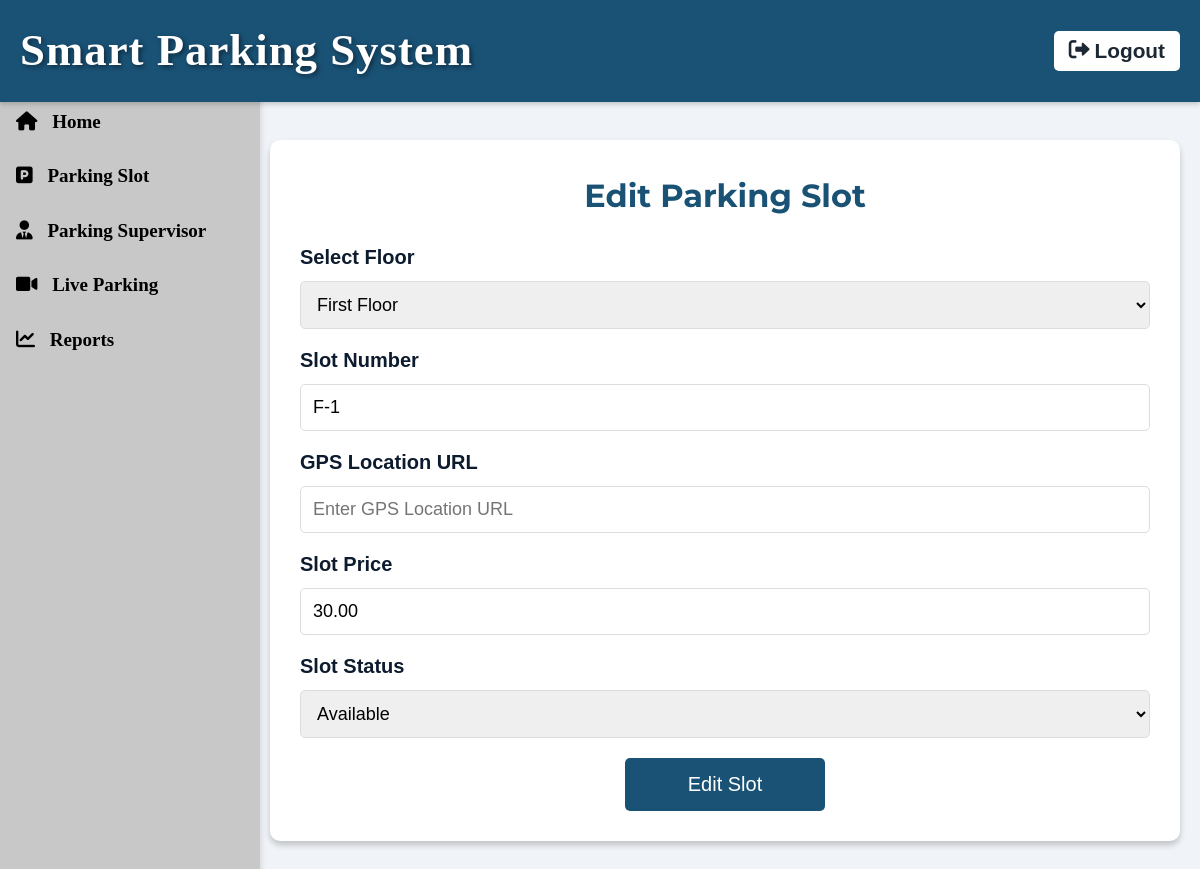
Screenshot of /edit_slot.php?slot_id=12 with the database file from the repository.
### tables this page shows
CREATE TABLE `slots` (
  `slot_id` int(11) NOT NULL,
  `floor_id` int(11) NOT NULL,
  `slot_number` varchar(20) NOT NULL,
  `status` enum('available','booked','parked') DEFAULT 'available',
  `created_at` timestamp NOT NULL DEFAULT current_timestamp(),
  `slot_price` decimal(10,2) NOT NULL DEFAULT 30.00,
  `gps_location` varchar(255) DEFAULT NULL
);

### edit_slot.php (the view, shortened to what this page needs)
<?php
$host = 'localhost';
$dbname = 'mall';
$username = 'root';
$password = '';
try {
    $pdo = new PDO("mysql:host=$host;dbname=$dbname;charset=utf8mb4", $username, $password, [
        PDO::ATTR_ERRMODE => PDO::ERRMODE_EXCEPTION,
        PDO::ATTR_EMULATE_PREPARES => false
    ]);
} catch (PDOException $e) {
    error_log("Database Connection Error: " . $e->getMessage());
    die("Database connection failed. Please contact the system administrator.");
}
function sanitizeInput($input) {
    $input = trim($input);
    $input = stripslashes($input);
    $input = htmlspecialchars($input, ENT_QUOTES, 'UTF-8');
    return $input;
}
try {
    $floorsStmt = $pdo->query("SELECT DISTINCT floor_name FROM floors ORDER BY floor_name");
    $floors = $floorsStmt->fetchAll(PDO::FETCH_COLUMN);
} catch (PDOException $e) {
    error_log("Floors Fetch Error: " . $e->getMessage());
    $floors = [];
}
$slotDetails = null;
$slotId = isset($_GET['slot_id']) ? sanitizeInput($_GET['slot_id']) : null;
if ($slotId) {
    try {
        $slotStmt = $pdo->prepare("
            SELECT s.slot_id, f.floor_name, s.slot_number, s.gps_location, s.slot_price, s.status
            FROM slots s
            JOIN floors f ON s.floor_id = f.floor_id
            WHERE s.slot_id = ?
        ");
        $slotStmt->execute([$slotId]);
        $slotDetails = $slotStmt->fetch(PDO::FETCH_ASSOC);
    } catch (PDOException $e) {
        error_log("Slot Fetch Error: " . $e->getMessage());
        die("Error fetching slot details.");
    }
}
?>
<!DOCTYPE html>
<html lang="en">
<head>
    <link href="https://cdnjs.cloudflare.com/ajax/libs/font-awesome/6.0.0/css/all.min.css" rel="stylesheet">
</head>
<body>
    <div class="topbar">
        <div class="topbar-title">Smart Parking System</div>
        <button class="logout-btn">
            <li><a href="main.html"><i class="fas fa-sign-out-alt"></i> Logout</a></li>
        </button>
    </div>
    <div class="dashboard-container">
        <nav class="sidebar">
            <ul class="sidebar-nav">
                <li><a href="index.php"><i class="fas fa-home"></i> Home</a></li>
                <li><a href="add_slot.php"><i class="fas fa-parking"></i> Parking Slot</a></li>
                <li><a href="add_parking_supervisor.php"><i class="fas fa-user-tie"></i> Parking Supervisor</a></li>
                <li><a href="live_parking.php"><i class="fas fa-video"></i> Live Parking</a></li>
                <li><a href="report.php"><i class="fas fa-chart-line"></i> Reports</a></li>
            </ul>
        </nav>
        <div class="main-content">
            <div class="edit-slot-container">
                <?php if ($slotDetails): ?>
                <h1 style="text-align: center; margin-bottom: 20px; color: var(--primary-color);">Edit Parking Slot</h1>
                <form id="editSlotForm">
                    <div class="form-group">
                        <label for="floor">Select Floor</label>
                        <select id="floor" name="floor" required>
                            <?php
                            foreach ($floors as $floor) {
                                $selected = ($floor === $slotDetails['floor_name']) ? 'selected' : '';
                                echo "<option value='" . htmlspecialchars($floor) . "' $selected>" . htmlspecialchars($floor) . "</option>";
                            }
                            ?>
                        </select>
                    </div>
                    <div class="form-group">
                        <label for="slotNumber">Slot Number</label>
                        <input type="text" id="slotNumber" name="slot_number"
                               value="<?php echo htmlspecialchars($slotDetails['slot_number']); ?>" required>
                    </div>
                    <div class="form-group">
                        <label for="gpsLocation">GPS Location URL</label>
                        <input type="url" id="gpsLocation" name="gps_location"
                               value="<?php echo htmlspecialchars($slotDetails['gps_location'] ?? ''); ?>"
                               placeholder="Enter GPS Location URL">
                    </div>
                    <div class="form-group">
                        <label for="slotPrice">Slot Price</label>
                        <input type="number" id="slotPrice" name="slot_price"
                               value="<?php echo htmlspecialchars($slotDetails['slot_price']); ?>"
                               step="0.01" placeholder="Enter Slot Price" required>
                    </div>
                    <div class="form-group">
                        <label for="status">Slot Status</label>
                        <select id="status" name="status" required>
                            <option value="available" <?php echo ($slotDetails['status'] === 'available') ? 'selected' : ''; ?>>Available</option>
                        </select>
                    </div>
                    <button type="submit" class="edit-slot-btn">Edit Slot</button>
                </form>
                <?php else: ?>
                    <p style="text-align: center; color: red;">No slot selected for editing.</p>
                <?php endif; ?>
            </div>
        </div>
    </div>
</body>
</html>

### edit_slot.php (style rules this page uses)
:root { --primary-color: #1a5276; --secondary-color: #f0f3f7; --text-color: #0c1b2e; --sidebar-bg: #d6dbdf; }
* { margin: 0; padding: 0; box-sizing: border-box; }
body { font-family: Calibri, 'Montserrat', sans-serif; background-color: var(--secondary-color); color: var(--text-color); line-height: 1.6; font-weight: 600; font-size: 17px; }
.topbar { background-color: var(--primary-color); display: flex; justify-content: space-between; align-items: center; padding: 15px 20px; box-shadow: 0 2px 5px rgba(0,0,0,0.2); position: fixed; top: 0; left: 0; right: 0; z-index: 1000; }
.topbar-title { color: white; font-size: 2.5rem; font-weight: 700; letter-spacing: 1px; }
.topbar-title { font-family: 'Playfair Display', calibri; font-size: 2.8rem; color: #ffffff; text-shadow: 2px 2px 5px rgba(0, 0, 0, 0.5); }
.logout-btn { background-color: white; color: var(--primary-color); border: none; padding: 8px 15px; border-radius: 5px; cursor: pointer; transition: background-color 0.3s ease; }
.logout-btn li { list-style: none; }
.logout-btn li a { text-decoration: none; color: #1c2833; display: flex; align-items: center; font-weight: 700; font-size: 1.3rem; }
.logout-btn li a i { margin-right: 5px; }
.sidebar { position: fixed; top: 0; left: 0; width: 260px; height: 100%; background-color: #C8C8C8; padding-top: 20px; box-shadow: 2px 0 5px rgba(0, 0, 0, 0.1); font-family: "calibri"; margin-top: 75px; }
.sidebar a { display: block; color: black; padding: 12px 16px; text-decoration: none; font-size: 19px; }
.sidebar a i { margin-right: 10px; }
.main-content { margin-left: 250px; padding: 20px; width: calc(100% - 250px); }
.edit-slot-container { background-color: white; border-radius: 10px; box-shadow: 0 4px 6px rgba(0,0,0,0.2); padding: 30px; max-width: 1040px; margin: 120px auto; }
.edit-slot-container h1 { text-align: center; margin-bottom: 30px; color: var(--primary-color); font-size: 32px; }
.form-group { margin-bottom: 15px; }
.form-group label { display: block; margin-bottom: 8px; font-weight: bold; font-family: Calibri, sans-serif; font-size: 20px; }
.form-group select, .form-group input { width: 100%; padding: 12px; border: 1px solid #ddd; border-radius: 5px; font-family: Calibri, sans-serif; font-size: 18px; }
.edit-slot-btn { background-color: var(--primary-color); color: white; border: none; padding: 15px 30px; border-radius: 5px; cursor: pointer; transition: background-color 0.3s; font-family: Calibri, sans-serif; font-size: 20px; margin-top: 20px; width: 200px; display: block; margin-left: auto; margin-right: auto; }

### rows the page displays
slots: slot_number "F-1", slot_price "30.00", status "Available"

### other values shown
form field floor "First Floor"
